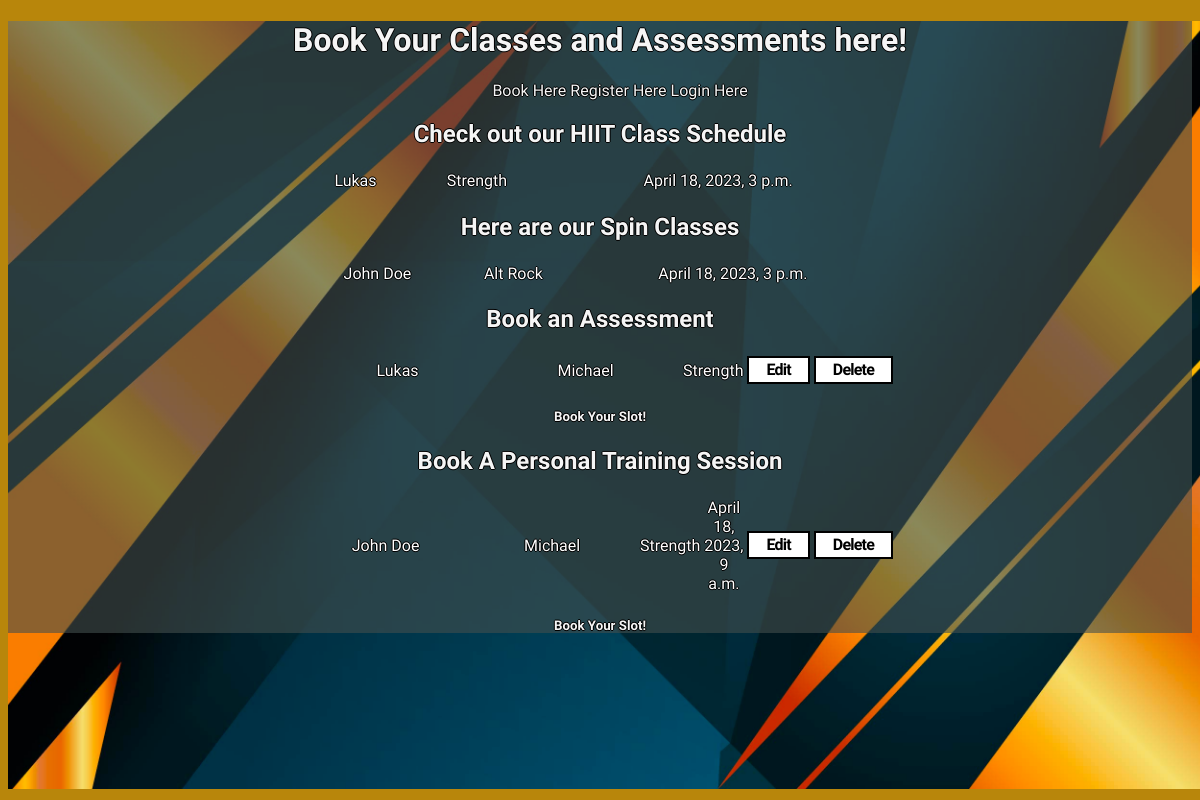
The page /booking on the database its author committed.
### home/models.py (models this page shows, shortened)
class hiitbook(models.Model):
    name = models.CharField(max_length=10, null=False, blank=False)
    focus = models.CharField(max_length=50, null=False, blank=False)
    time = models.DateTimeField(max_length=10)

class SpinClasses(models.Model):
    name = models.CharField(max_length=10, null=False, blank=False)
    genre = models.CharField(max_length=10, null=False, blank=False)
    time = models.DateTimeField(max_length=10)

class hittclasses(models.Model):
    name = models.CharField(max_length=10, null=False, blank=False)
    trainer = models.CharField(max_length=10, null=False, blank=False)
    focus = models.CharField(max_length=50, null=False, blank=False)

class PtClasses(models.Model):
    name = models.CharField(max_length=10, null=False, blank=False)
    trainer = models.CharField(max_length=10, null=False, blank=False)
    focus = models.CharField(max_length=50, null=False, blank=False)
    time = models.DateTimeField(null=False, blank=False)

### home/views.py (the view)
# urls.py: path('booking', views.booking, name='booking'),
def booking(request):
    SpinClass = SpinClasses.objects.all()
    hittclass = hittclasses.objects.all()
    hiitbooks = hiitbook.objects.all()
    ptClass = PtClasses.objects.all()
    context = {
        'SpinClass': SpinClass,
        'ptClass': ptClass,
        'hittclass': hittclass,
        'hiitclasses':  hiitbooks,
    }
    return render(request, "home/booking_page.html", context)

### home/templates/home/booking_page.html (shortened to what this page needs)
<!DOCTYPE html>
<html lang="en">
<head>
    {% load static %}
    <link rel="stylesheet" href="{% static '/css/style.css' %}">
</head>
<img src="{% static 'images/background.jpg' %}" alt="A black and gold vector design background image" id="bgimage">
<div class="content">
<body>
    <header>
        <h1 class="main">
            Book Your Classes and Assessments here!
        </h1>
        <nav>
            <ul class="navbar-nav mr-auto list-inline navfont">
                {% if user.is_authenticated %}
                <li class="nav-item">
                  <a class="nav-link" href="booking">Welcome, {{user.username}}</a>
                </li>
                <li class="nav-item">
                    <a class="nav-link" href="{% url 'booking' %}">Book Here</a>
                </li>
                <li class="nav-item">
                    <a class="nav-link" href="logout">Logout</a>
                </li>
                {% else %}
                <li class="nav-item">
                    <a class="nav-link"  href="{% url 'booking' %}">Book Here</a>
                </li>
                <li class="nav-item">
                    <a class="nav-link"  href="register">Register Here</a>
                </li>
                <li class="nav-item">
                    <a class="nav-link"  href="login">Login Here</a>
                </li>
                {% endif %}
        </nav>
    </header>
    <h2 class="secondhead">
        Check out our HIIT Class Schedule
    </h2>
    <div>
    <table class="mainparagraph tablemain align-center">
                {% for item in hiitclasses %}
                <tr>
                    <td>{{ item.name }}</td>
                    <td>{{ item.focus }}</td>
                    <td>{{ item.time }}</td>
                <td>
                </td>
                </tr>
            {% endfor %}
    </table>
    </div>
    <h2 class="secondhead">
        Here are our Spin Classes
    </h2>
    <table class="mainparagraph tablemain align-center">
        {% for item in SpinClass %}
            <tr>
                <td>{{ item.name }}</td>
                <td>{{ item.genre }}</td>
                <td>{{ item.time }}</td>
            <td>
            </tr>
        {% endfor %}
    </table>
    <h2 class="secondhead">
        Book an Assessment
    </h2>
    <table class="mainparagraph tablemain align-center">
        {% for item in hittclass %}
            <tr class="align-center">
                <td class="align-center">{{ item.name }}</td>
                <td class="align-center">{{ item.trainer }}</td>
                <td class="align-center">{{ item.focus }}</td>
            <td>
                <a href="/editing/{{ item.id }}" class="align-center">
                    <button class="btneddel" class="align-center">
                        Edit
                    </button>
                </a>
            </td>
            <td class="align-center">
                <a href="/deleting/{{ item.id }}" class="align-center">
                    <button class="btneddel">
                        Delete
                    </button>
                </a>
            </td>
            </tr>
        {% endfor %}
    </table>
    <h5 class="bookingLink">
        <a class="nav-link" href="{% url 'bookingin' %}">Book your slot!</a>
    </h5>
        <h2 class="secondhead">
            Book A Personal Training Session
        </h2>
        <table class="mainparagraph tablemain align-center">
            {% for item in ptClass %}
                <tr>
                    <td class="align-center">{{ item.name }}</td>
                    <td class="align-center">{{ item.trainer }}</td>
                    <td class="align-center">{{ item.focus }}</td>
                    <td class="align-center">{{ item.time }}</td>
                <td>
                    <a href="/editingpt/{{ item.id }}">
                        <button class="btneddel">
                            Edit
                        </button>
                    </a>
                </td>
                <td>
                    <a href="/deletingpt/{{ item.id }}">
                        <button class="btneddel">
                            Delete
                        </button>
                    </a>
                </td>
                </tr>
            {% endfor %}
        </table>
        <h5 class="bookingLink">
            <a class="nav-link" href="{% url 'bookinginSes' %}">Book your slot!</a>
        </h5>
</div>

### home/static/css/style.css (style rules this page uses)
.main { font-family: 'Oswald', sans-serif; color: whitesmoke; text-shadow:-1px 0 black, 0 1px black, 1px 0 black, 0 -1px black; }
.secondhead { font-family: 'Oswald', sans-serif; color: whitesmoke; text-shadow:-1px 0 black, 0 1px black, 1px 0 black, 0 -1px black; }
.bookingLink { text-transform: none; text-decoration: none; font-family: 'Oswald', sans-serif; text-shadow:-1px 0 black, 0 1px black, 1px 0 black, 0 -1px black; }
.mainparagraph { font-family: 'Raleway', sans-serif; color: white; text-shadow:-1px 0 black, 0 1px black, 1px 0 black, 0 -1px black; }
.navfont { font-family: 'Raleway', sans-serif; text-decoration: none; text-shadow:-1px 0 black, 0 1px black, 1px 0 black, 0 -1px black; }
.nav-link { color:whitesmoke; text-decoration: none; text-transform: capitalize; text-shadow:-1px 0 black, 0 1px black, 1px 0 black, 0 -1px black; }
.content { background-color: rgba(67, 79, 78, 0.6); height: 100%; width: 100%; text-align: center; }
.tablemain { width: 100%; }
.align-center { margin: auto; width: 50%; }
li { font-family: 'Raleway', sans-serif; text-align: right; display: inline; }
footer, ul { font-family: 'Raleway', sans-serif; text-align: center; text-transform: none; text-decoration: none; }
.btneddel { align-items: center; background-color: #fff; border: 2px solid #000; box-sizing: border-box; color: #000; cursor: pointer; display: inline-flex; fill: #000; font-family: 'Raleway', sans-serif; font-size: 16px; font-weight: 600; justify-content: center; letter-spacing: -.8px; line-height: 24px; outline: 0; padding: 0 17px; text-align: center; text-decoration: none; transition: all .3s; user-select: none; -webkit-user-select: none; touch-action: manipulation; }
#bgimage { width: 100%; width: 100%; position: fixed; z-index: -5; }
body { background-color: darkgoldenrod; }

### rows shown on the page
hiitbook: name "Lukas", focus "Strength", time "April 18, 2023, 3 p.m."
SpinClasses: name "John Doe", genre "Alt Rock", time "April 18, 2023, 3 p.m."
hittclasses: name "Lukas", trainer "Michael", focus "Strength"
PtClasses: name "John Doe", trainer "Michael", focus "Strength", time "April 18, 2023, 9 a.m."
